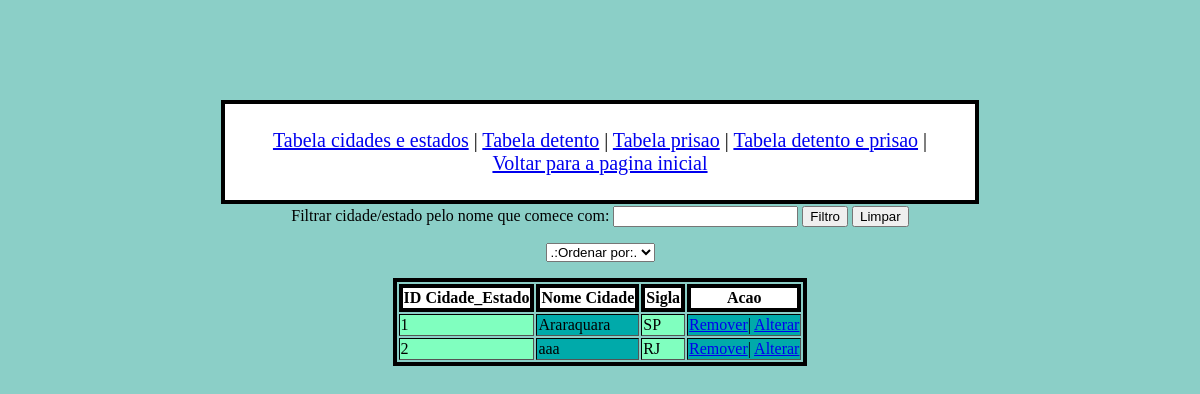
/exibe_cidade_estado.php, run on an earlier commit of the app's database.
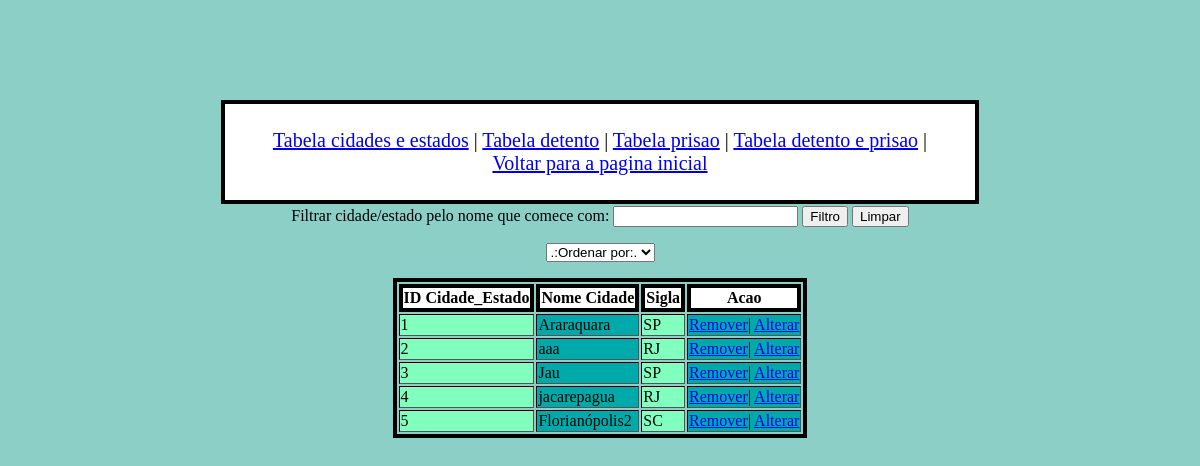
And on a later commit of the database.
### tables this page shows
CREATE TABLE IF NOT EXISTS `cidade_estado` (
  `Id_cidade_estado` int(100) NOT NULL AUTO_INCREMENT,
  `nome_cidade` varchar(100) NOT NULL,
  `uf` varchar(100) NOT NULL,
  PRIMARY KEY (`Id_cidade_estado`)
);

### exibe_cidade_estado.php (the view, shortened to what this page needs)
<?php
	include("cabecalho_tabelas.php");
	include ("conexao.php");
?>
<form name="filtrar" method='POST' action='exibe_cidade_estado.php'/>
		<label>Filtrar cidade/estado pelo nome que comece com:</label>
		<input type="text" name="filtro"/>
		<input type='submit' value='Filtro'/>
		<input type='reset' value='Limpar'/>
<form name="ordenar" method='POST' action='exibe_cidade_estado.php'>
		<select name="ordenacao_cidade_estado" onchange ="document.ordenar.submit()">
				<option>.:Ordenar por:.</option>
		</select>
</form>
<?php
		if(isset($_POST["filtro"])){
			$condicao = " WHERE nome_cidade LIKE '$_POST[filtro]%'";
		}else{
			$condicao = "";
		}
		 $select = "SELECT * FROM cidade_estado $condicao";
		 $resultado = mysqli_query($link, $select) or die(mysqli_error($link));
	echo "
		<table border='1'>
			<tr>
				<th>ID Cidade_Estado</th>
				<th>Nome Cidade</th>
				<th>Sigla</th>
				<th>Acao</th>
			</tr>
		";
	while($linha = mysqli_fetch_array($resultado)){
		echo "
			<tr>
				<td class='c'>$linha[Id_cidade_estado]</td>
				<td>$linha[nome_cidade]</td>
				<td class='c'>$linha[uf]</td>
				<td><a href='remover_cidade_estado.php?id=$linha[Id_cidade_estado]'>Remover</a>|
				<a href='alterar_cidade_estado.php?id=$linha[Id_cidade_estado]'>Alterar</a></td>
			</tr>
		";
	  }
	echo "</table>";
?>

### cabecalho_tabelas.php
<head>
	<link rel="stylesheet" href="estilo.css">
</head>
<div class="tabelas">
  <a href="exibe_cidade_estado.php">Tabela cidades e estados</a> |
  <a href="exibe_detento.php">Tabela detento</a> |
  <a href="exibe_prisao.php">Tabela prisao</a> |
  <a href="exibe_detento_prisao.php">Tabela detento e prisao</a> |
  <a href="index.php">Voltar para a pagina inicial</a>
</div>

### estilo.css (style rules this page uses)
div.tabelas { background-color: rgb(255,255,255); margin: 2px auto; border: 4px solid rgb(0,0,0); padding: 25px; font-size: 20px; width: 700px; }
table,tr,th { border: 4px solid rgb(0,0,0); margin: 2px auto; }
th { background-color: rgb(255,255,255); }
td.c { background-color:rgb(128,255,191); }
td { background-color:rgb(0,170,170); }

What changed in the data, as far as the page shows it:
added cidade_estado: Id_cidade_estado "3", nome_cidade "Jau", uf "SP"
added cidade_estado: Id_cidade_estado "4", nome_cidade "jacarepagua", uf "RJ"
added cidade_estado: Id_cidade_estado "5", nome_cidade "Florianópolis2", uf "SC"
